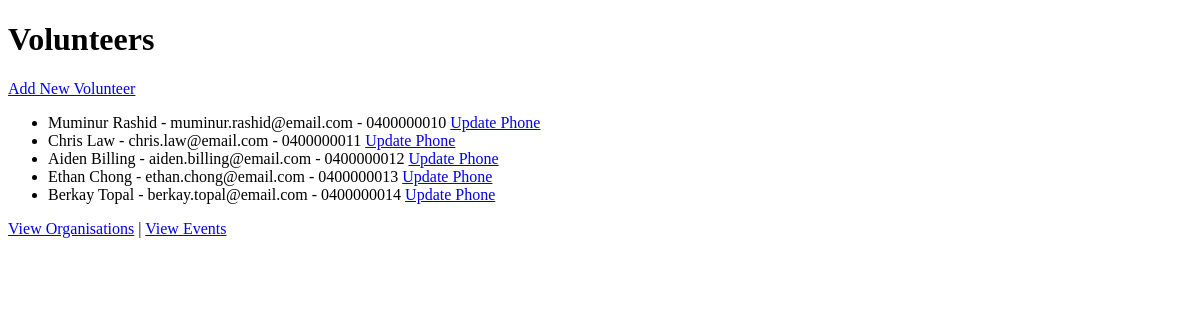
Before: / with the older database file.
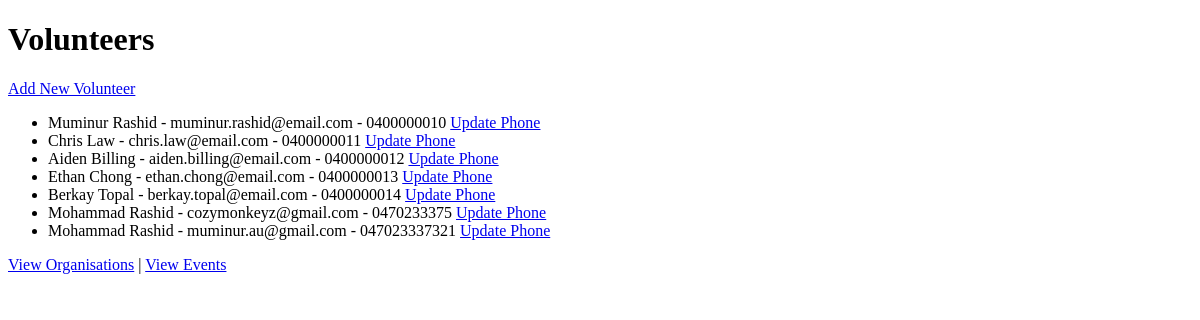
After: the same page with the newer database file.
### tables this page shows
CREATE TABLE Volunteer (
    volunteerID INTEGER PRIMARY KEY AUTOINCREMENT,
    firstName TEXT NOT NULL,
    lastName TEXT NOT NULL,
    email TEXT NOT NULL UNIQUE,
    phoneNumber TEXT,
    availability TEXT,
    age INTEGER,
    location TEXT,
    joinDate DATE DEFAULT (date('now')),
    organisationID INTEGER,
    FOREIGN KEY (organisationID) REFERENCES Organisation(organisationID) 
        ON DELETE SET NULL   -- if an organisation is deleted, volunteer stays but loses org link
);

### app.py (the view)
@app.route("/")
def volunteer_list():
    conn = get_db_connection()
    volunteers = conn.execute("SELECT * FROM Volunteer").fetchall()
    conn.close()
    return render_template("index.html", volunteers=volunteers)

### app.py (called while the page is built)
def get_db_connection():
    conn = sqlite3.connect(DB_FILE)
    conn.row_factory = sqlite3.Row
    return conn

### templates/index.html (shortened to what this page needs)
<!DOCTYPE html>
<html>
<head>
</head>
<body>
    <h1>Volunteers</h1>
    <a href="/volunteer/new">Add New Volunteer</a>
    <ul>
        {% for v in volunteers %}
            <li>
                {{ v['firstName'] }} {{ v['lastName'] }} - {{ v['email'] }} - {{ v['phoneNumber'] }}
                <a href="/volunteer/update/{{ v['volunteerID'] }}">Update Phone</a>
            </li>
        {% else %}
            <li>No volunteers found.</li>
        {% endfor %}
    </ul>
    <a href="/organisations">View Organisations</a> | <a href="/events">View Events</a>
</body>
</html>

Changed rows visible on the page:
added Volunteer: firstName "Mohammad", lastName "Rashid", email "cozymonkeyz@gmail.com", phoneNumber "0470233375"
added Volunteer: firstName "Mohammad", lastName "Rashid", email "muminur.au@gmail.com", phoneNumber "047023337321"
